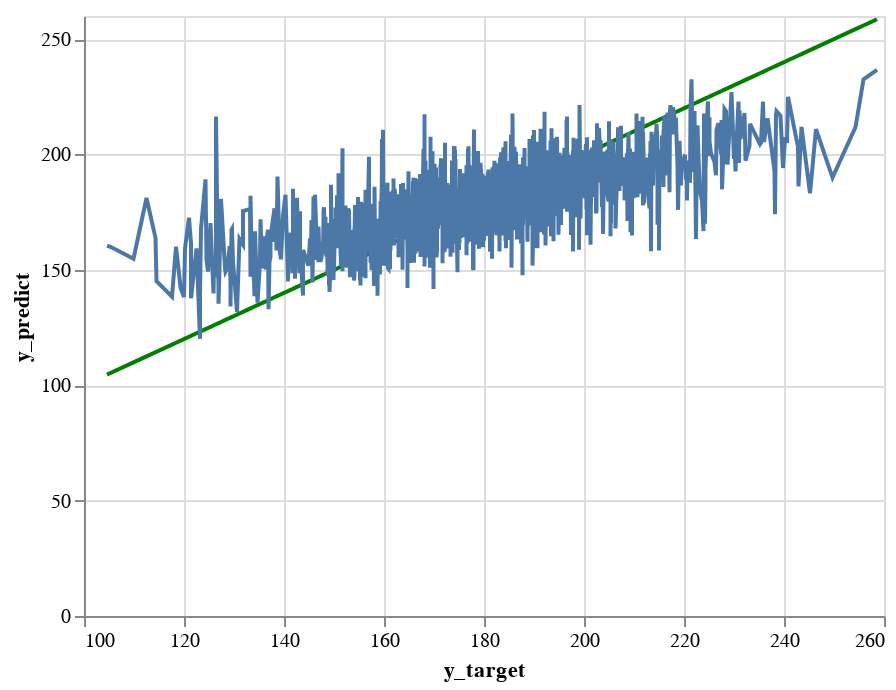

The notebook cell saved with this chart:
### Markdown cell above
**[6.8]** Display the predictions versus the target line charts on the training set

### Code cell
perfect_line_chart_training = alt.Chart(pd.DataFrame({'y_target': y_train, 'y_predict': y_train})).mark_line(color='green').encode(
    x='y_target',
    y='y_predict'
  )
perfect_line_chart_training
predict_line_chart_ridge_training = alt.Chart(pd.DataFrame({'y_target': y_train, 'y_predict': y_ridge_preds_train})).mark_line().encode(
    x='y_target',
    y='y_predict'
  )
predict_line_chart_ridge_training
perfect_line_chart_training + predict_line_chart_ridge_training

### Figure 1 — Vega-Lite specification as saved in the notebook (floating-point values rounded to 4 significant figures; data arrays with more than 128 entries replaced by an {"elided": "..."} marker saying what was removed)
{"config": {"view": {"continuousWidth": 400, "continuousHeight": 300}}, "layer": [{"data": {"name": "data-d2aacfcf90d695f82220f2773a8d5d21"}, "mark": {"type": "line", "color": "green"}, "encoding": {"x": {"field": "y_target", "type": "quantitative"}, "y": {"field": "y_predict", "type": "quantitative"}}}, {"data": {"name": "data-c4adc20bce3c4e287618335bf4837498"}, "mark": "line", "encoding": {"x": {"field": "y_target", "type": "quantitative"}, "y": {"field": "y_predict", "type": "quantitative"}}}], "$schema": "https://vega.github.io/schema/vega-lite/v4.17.0.json", "datasets": {"data-d2aacfcf90d695f82220f2773a8d5d21": {"elided": "1579 records"}, "data-c4adc20bce3c4e287618335bf4837498": {"elided": "1579 records"}}}
